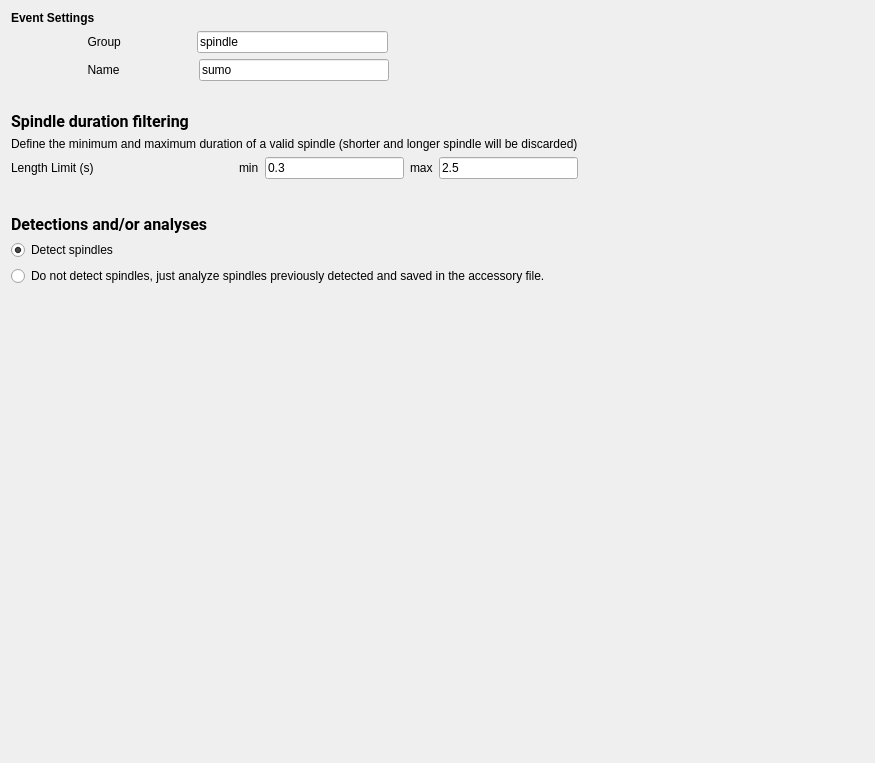
<?xml version="1.0" encoding="UTF-8"?>
<ui version="4.0">
 <class>SpindleDetectorSelStep</class>
 <widget class="QWidget" name="SpindleDetectorSelStep">
  <property name="geometry">
   <rect>
    <x>0</x>
    <y>0</y>
    <width>875</width>
    <height>763</height>
   </rect>
  </property>
  <property name="windowTitle">
   <string/>
  </property>
  <property name="styleSheet">
   <string notr="true">font: 12pt &quot;Roboto&quot;;</string>
  </property>
  <layout class="QHBoxLayout" name="horizontalLayout_5">
   <item>
    <layout class="QVBoxLayout" name="verticalLayout_3">
     <item>
      <layout class="QVBoxLayout" name="verticalLayout_5">
       <item>
        <layout class="QHBoxLayout" name="horizontalLayout_8">
         <item>
          <layout class="QVBoxLayout" name="verticalLayout_6">
           <item>
            <widget class="QLabel" name="label_13">
             <property name="text">
              <string>&lt;html&gt;&lt;head/&gt;&lt;body&gt;&lt;p&gt;&lt;span style=&quot; font-weight:600;&quot;&gt;Event  Settings&lt;/span&gt;&lt;/p&gt;&lt;/body&gt;&lt;/html&gt;</string>
             </property>
            </widget>
           </item>
           <item>
            <layout class="QHBoxLayout" name="horizontalLayout_9">
             <item>
              <widget class="QLabel" name="label_12">
               <property name="text">
                <string>                       Group                     </string>
               </property>
              </widget>
             </item>
             <item>
              <widget class="QLineEdit" name="group_lineEdit">
               <property name="text">
                <string>spindle</string>
               </property>
              </widget>
             </item>
             <item>
              <spacer name="horizontalSpacer_2">
               <property name="orientation">
                <enum>Qt::Orientation::Horizontal</enum>
               </property>
               <property name="sizeType">
                <enum>QSizePolicy::Policy::Expanding</enum>
               </property>
               <property name="sizeHint" stdset="0">
                <size>
                 <width>35</width>
                 <height>20</height>
                </size>
               </property>
              </spacer>
             </item>
            </layout>
           </item>
           <item>
            <layout class="QHBoxLayout" name="horizontalLayout_10">
             <item>
              <widget class="QLabel" name="label_14">
               <property name="text">
                <string>                       Name                      </string>
               </property>
              </widget>
             </item>
             <item>
              <widget class="QLineEdit" name="name_lineEdit">
               <property name="text">
                <string>sumo</string>
               </property>
              </widget>
             </item>
             <item>
              <spacer name="horizontalSpacer_3">
               <property name="orientation">
                <enum>Qt::Orientation::Horizontal</enum>
               </property>
               <property name="sizeHint" stdset="0">
                <size>
                 <width>40</width>
                 <height>20</height>
                </size>
               </property>
              </spacer>
             </item>
            </layout>
           </item>
          </layout>
         </item>
        </layout>
       </item>
      </layout>
     </item>
     <item>
      <spacer name="verticalSpacer_3">
       <property name="orientation">
        <enum>Qt::Orientation::Vertical</enum>
       </property>
       <property name="sizeType">
        <enum>QSizePolicy::Policy::Fixed</enum>
       </property>
       <property name="sizeHint" stdset="0">
        <size>
         <width>20</width>
         <height>25</height>
        </size>
       </property>
      </spacer>
     </item>
     <item>
      <layout class="QVBoxLayout" name="verticalLayout" stretch="0,0,0,0">
       <property name="sizeConstraint">
        <enum>QLayout::SizeConstraint::SetDefaultConstraint</enum>
       </property>
       <property name="topMargin">
        <number>0</number>
       </property>
       <property name="bottomMargin">
        <number>0</number>
       </property>
       <item>
        <layout class="QHBoxLayout" name="horizontalLayout_7"/>
       </item>
       <item>
        <widget class="QLabel" name="label_5">
         <property name="font">
          <font>
           <family>Roboto</family>
           <pointsize>12</pointsize>
           <italic>false</italic>
           <bold>false</bold>
          </font>
         </property>
         <property name="text">
          <string>&lt;html&gt;&lt;head/&gt;&lt;body&gt;&lt;p&gt;&lt;span style=&quot; font-weight:600;&quot;&gt;Spindle duration filtering&lt;/span&gt;&lt;/p&gt;&lt;/body&gt;&lt;/html&gt;</string>
         </property>
        </widget>
       </item>
       <item>
        <widget class="QLabel" name="label_8">
         <property name="text">
          <string>Define the minimum and maximum duration of a valid spindle (shorter and longer spindle will be discarded)</string>
         </property>
        </widget>
       </item>
       <item>
        <layout class="QHBoxLayout" name="horizontalLayout">
         <item>
          <widget class="QLabel" name="label">
           <property name="text">
            <string>Length Limit (s)</string>
           </property>
          </widget>
         </item>
         <item>
          <spacer name="horizontalSpacer">
           <property name="orientation">
            <enum>Qt::Orientation::Horizontal</enum>
           </property>
           <property name="sizeHint" stdset="0">
            <size>
             <width>40</width>
             <height>20</height>
            </size>
           </property>
          </spacer>
         </item>
         <item>
          <widget class="QLabel" name="label_3">
           <property name="text">
            <string>min</string>
           </property>
          </widget>
         </item>
         <item>
          <widget class="QLineEdit" name="min_length_lineEdit">
           <property name="text">
            <string>0.3</string>
           </property>
          </widget>
         </item>
         <item>
          <widget class="QLabel" name="label_4">
           <property name="text">
            <string>max</string>
           </property>
          </widget>
         </item>
         <item>
          <widget class="QLineEdit" name="max_length_lineEdit">
           <property name="text">
            <string>2.5</string>
           </property>
          </widget>
         </item>
        </layout>
       </item>
      </layout>
     </item>
     <item>
      <layout class="QVBoxLayout" name="verticalLayout_2">
       <item>
        <layout class="QHBoxLayout" name="horizontalLayout_2"/>
       </item>
      </layout>
     </item>
     <item>
      <layout class="QHBoxLayout" name="horizontalLayout_3"/>
     </item>
     <item>
      <spacer name="verticalSpacer_5">
       <property name="orientation">
        <enum>Qt::Orientation::Vertical</enum>
       </property>
       <property name="sizeType">
        <enum>QSizePolicy::Policy::Fixed</enum>
       </property>
       <property name="sizeHint" stdset="0">
        <size>
         <width>20</width>
         <height>30</height>
        </size>
       </property>
      </spacer>
     </item>
     <item>
      <widget class="QLabel" name="label_10">
       <property name="font">
        <font>
         <family>Roboto</family>
         <pointsize>12</pointsize>
         <italic>false</italic>
         <bold>false</bold>
        </font>
       </property>
       <property name="text">
        <string>&lt;html&gt;&lt;head/&gt;&lt;body&gt;&lt;p&gt;&lt;span style=&quot; font-weight:600;&quot;&gt;Detections and/or analyses&lt;/span&gt;&lt;/p&gt;&lt;/body&gt;&lt;/html&gt;</string>
       </property>
      </widget>
     </item>
     <item>
      <layout class="QHBoxLayout" name="horizontalLayout_4"/>
     </item>
     <item>
      <widget class="QRadioButton" name="radioButton_detect_spindle">
       <property name="text">
        <string>Detect spindles</string>
       </property>
       <property name="checked">
        <bool>true</bool>
       </property>
      </widget>
     </item>
     <item>
      <widget class="QRadioButton" name="radioButto_analyse_spindle">
       <property name="text">
        <string>Do not detect spindles, just analyze spindles previously detected and saved in the accessory file.</string>
       </property>
      </widget>
     </item>
     <item>
      <spacer name="verticalSpacer_4">
       <property name="orientation">
        <enum>Qt::Orientation::Vertical</enum>
       </property>
       <property name="sizeType">
        <enum>QSizePolicy::Policy::Expanding</enum>
       </property>
       <property name="sizeHint" stdset="0">
        <size>
         <width>20</width>
         <height>35</height>
        </size>
       </property>
      </spacer>
     </item>
    </layout>
   </item>
   <item>
    <spacer name="horizontalSpacer_4">
     <property name="orientation">
      <enum>Qt::Orientation::Horizontal</enum>
     </property>
     <property name="sizeHint" stdset="0">
      <size>
       <width>162</width>
       <height>20</height>
      </size>
     </property>
    </spacer>
   </item>
  </layout>
 </widget>
 <resources>
  <include location="../../../../../snooz-toolbox/src/main/python/ui/themes/themes.qrc"/>
 </resources>
 <connections>
  <connection>
   <sender>radioButton_detect_spindle</sender>
   <signal>clicked()</signal>
   <receiver>SpindleDetectorSelStep</receiver>
   <slot>radio_button_slot()</slot>
   <hints>
    <hint type="sourcelabel">
     <x>272</x>
     <y>380</y>
    </hint>
    <hint type="destinationlabel">
     <x>357</x>
     <y>294</y>
    </hint>
   </hints>
  </connection>
  <connection>
   <sender>radioButto_analyse_spindle</sender>
   <signal>clicked()</signal>
   <receiver>SpindleDetectorSelStep</receiver>
   <slot>radio_button_slot()</slot>
   <hints>
    <hint type="sourcelabel">
     <x>272</x>
     <y>404</y>
    </hint>
    <hint type="destinationlabel">
     <x>357</x>
     <y>294</y>
    </hint>
   </hints>
  </connection>
 </connections>
 <slots>
  <slot>detect_in_cycle_only_slot()</slot>
  <slot>radio_button_slot()</slot>
 </slots>
</ui>
